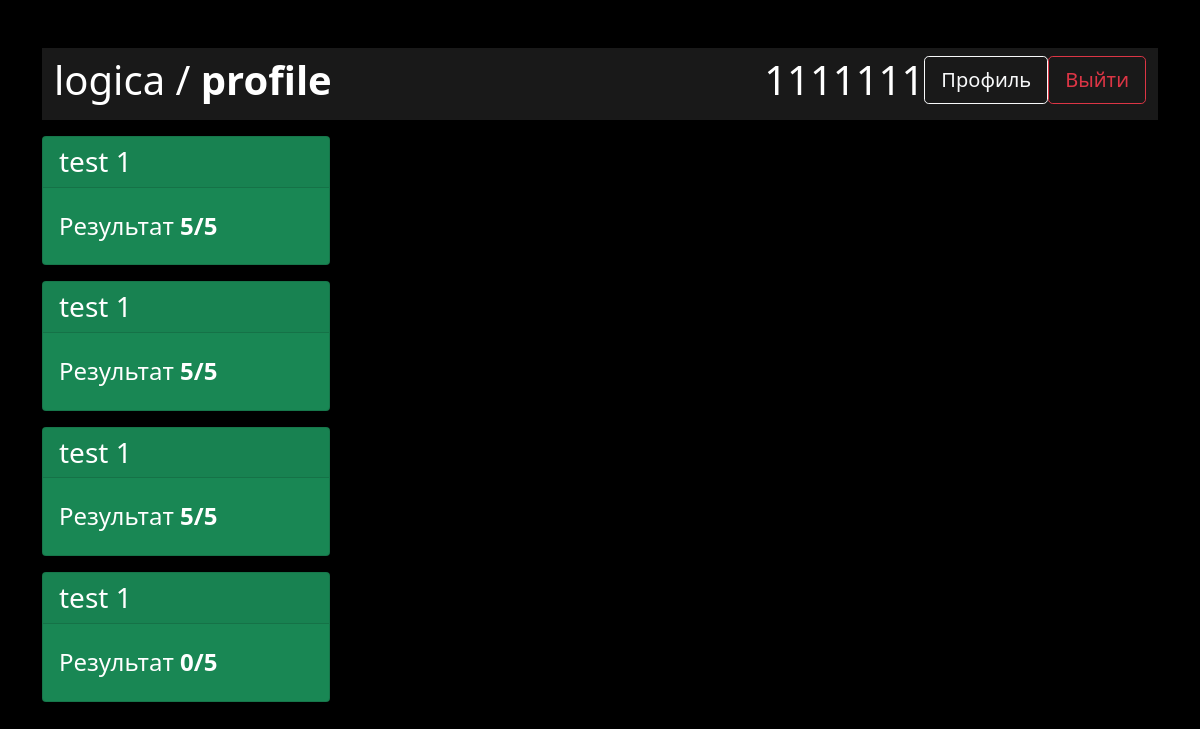
The page /profile/ (signed in) on the database as committed earlier.
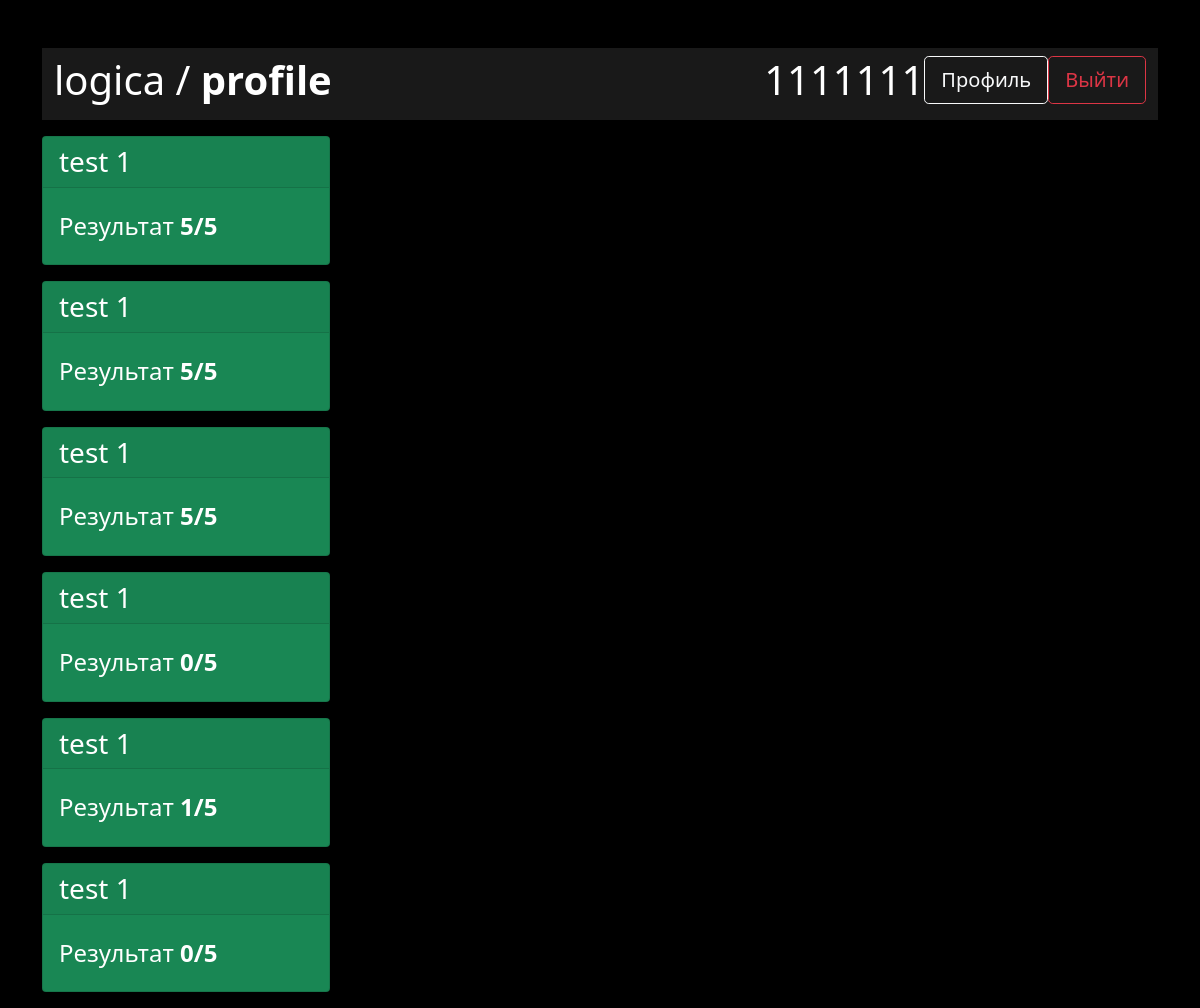
The same page on the database as committed later.
### tests_app/models.py (models this page shows, shortened)
class Tests(models.Model):
    user = models.TextField(default='')
    test = models.IntegerField()
    result = models.CharField(max_length=20,default='')

### profile_app/views.py (the view)
# urls.py: path('', views.index, name='index_page')
def index(request):
    username = request.user.username
    context = {'data': Tests.objects.filter(user=username)}
    return render(request, 'profile_app/index.html', context=context)

### templates/profile_app/index.html
{% extends "base.html" %}
{% block title_page %}/ <strong>profile</strong>{% endblock %}
{% block content_page %}
{% for d in data%}
    <div class="card text-white bg-success mb-3" style="max-width: 18rem;">
        <h3><div class="card-header">test {{d.test}}</div></h3>
        <div class="card-body">
        <h4 class="card-title">Результат <b>{{ d.result }}</b></h4>
        </div>
    </div>
{%endfor%}
{% endblock %}

Rows that differ between the two databases and show on the page:
added Tests: test "1", result "1/5"
added Tests: test "1", result "0/5"
